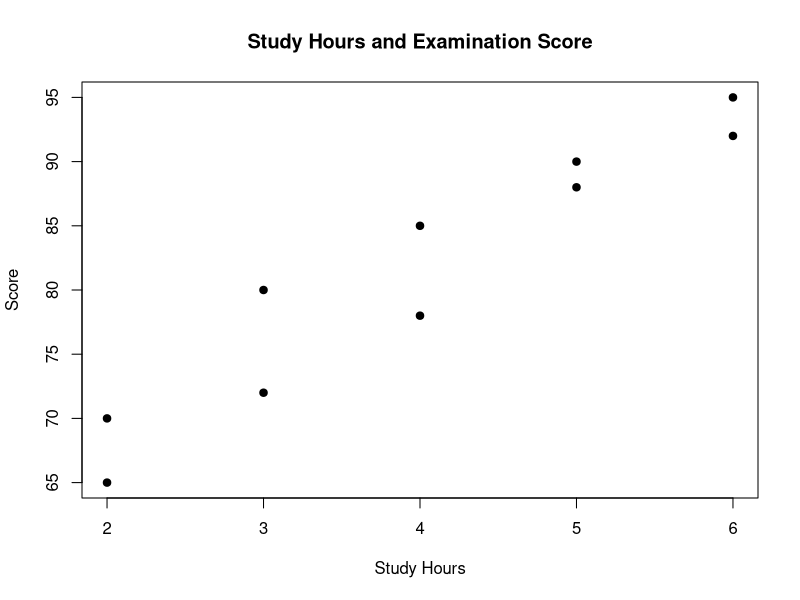
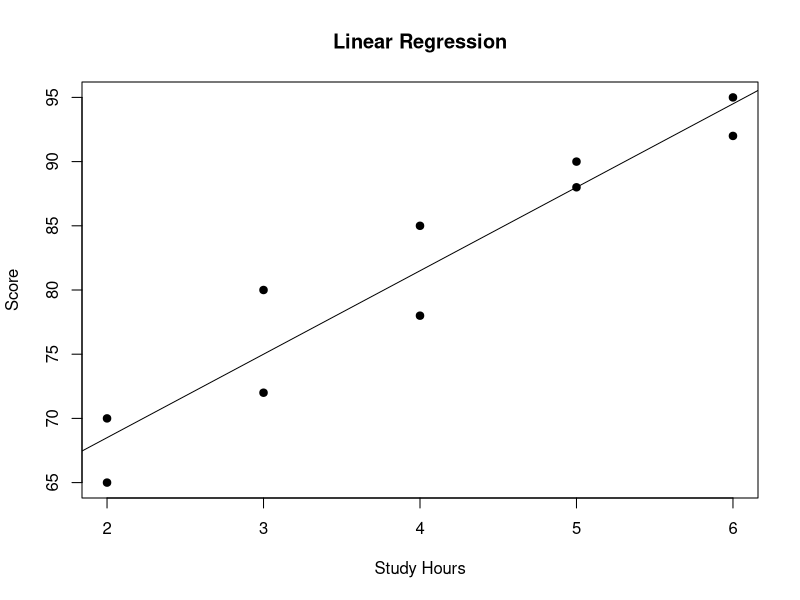
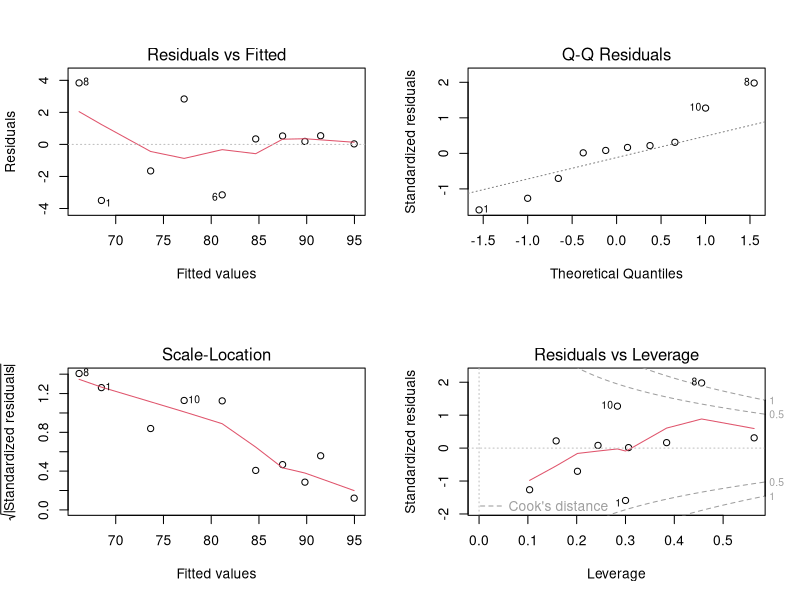
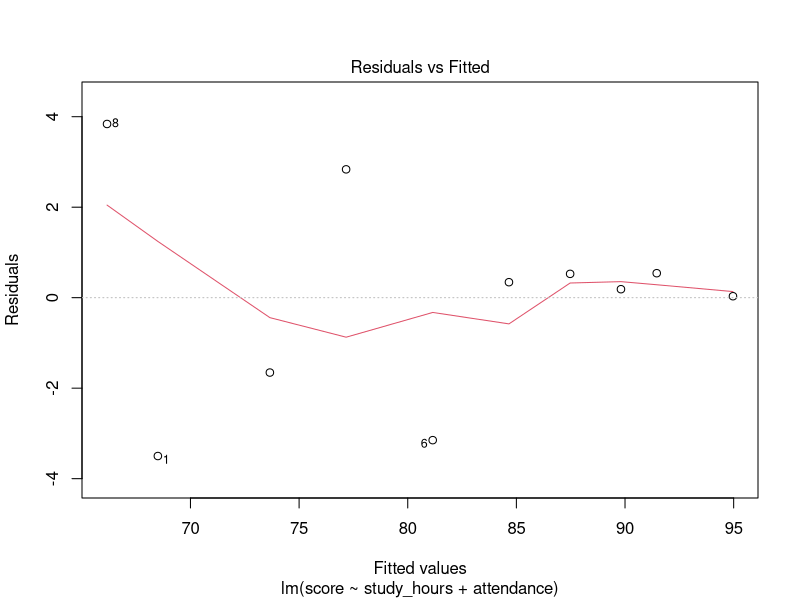
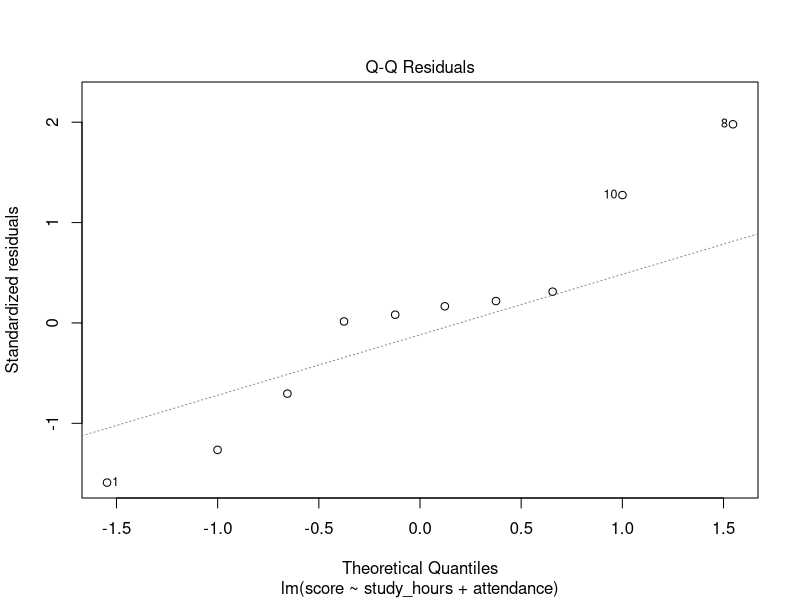
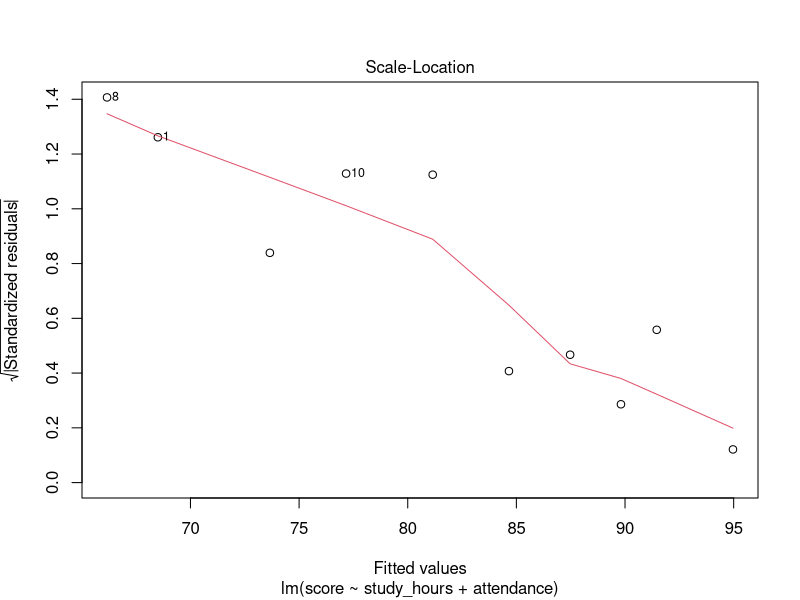
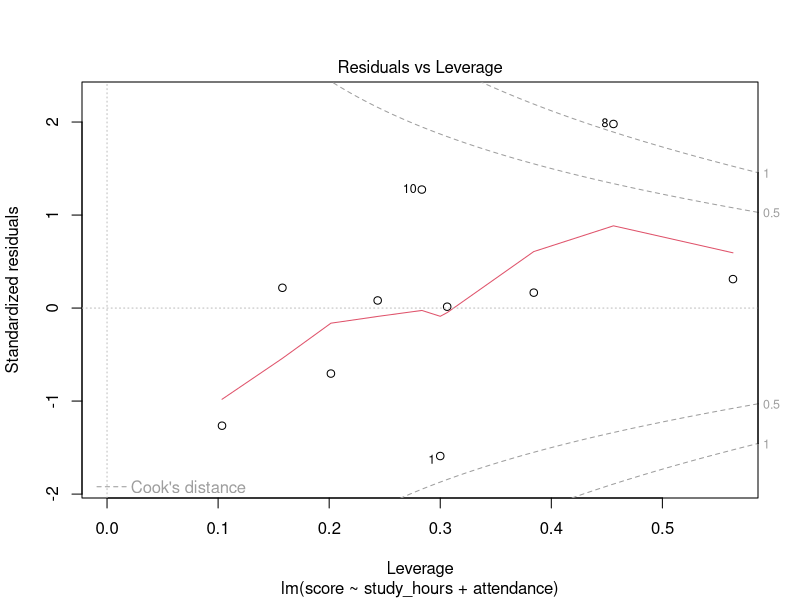
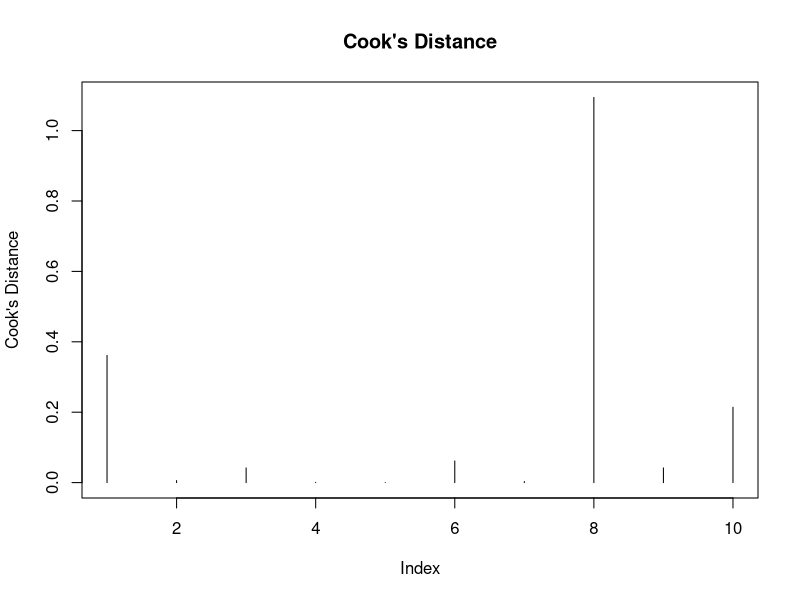

Reproduce these figures in R, in order.
# Linear Regression
# This script demonstrates simple and multiple linear
# regression using R.


# --------------------------------------------------
# 1. Create a sample dataset
# --------------------------------------------------

students <- data.frame(
  name = c(
    "Ali", "Siti", "John", "Mei", "Maria",
    "Adam", "Sara", "David", "Aina", "Daniel"
  ),
  study_hours = c(2, 4, 3, 5, 6, 4, 5, 2, 6, 3),
  attendance = c(70, 85, 75, 90, 95, 82, 88, 68, 92, 78),
  score = c(65, 85, 72, 90, 95, 78, 88, 70, 92, 80)
)

students


# --------------------------------------------------
# 2. Explore the relationship
# --------------------------------------------------

plot(
  students$study_hours,
  students$score,
  main = "Study Hours and Examination Score",
  xlab = "Study Hours",
  ylab = "Score",
  pch = 19
)


# --------------------------------------------------
# 3. Simple linear regression
# --------------------------------------------------

# Research question:
# Does study time predict examination score?
#
# Model:
#
# score = beta0 + beta1(study_hours) + error

simple_model <- lm(
  score ~ study_hours,
  data = students
)

simple_model


# --------------------------------------------------
# 4. Regression summary
# --------------------------------------------------

summary(simple_model)


# --------------------------------------------------
# 5. Regression coefficients
# --------------------------------------------------

coef(simple_model)

# Intercept

coef(simple_model)[1]

# Slope for study_hours

coef(simple_model)[2]


# --------------------------------------------------
# 6. Confidence intervals for coefficients
# --------------------------------------------------

confint(
  simple_model
)


# --------------------------------------------------
# 7. Add regression line
# --------------------------------------------------

plot(
  students$study_hours,
  students$score,
  main = "Linear Regression",
  xlab = "Study Hours",
  ylab = "Score",
  pch = 19
)

abline(
  simple_model
)


# --------------------------------------------------
# 8. Fitted values and residuals
# --------------------------------------------------

students$fitted_values <- fitted(
  simple_model
)

students$residuals <- residuals(
  simple_model
)

students


# --------------------------------------------------
# 9. Prediction
# --------------------------------------------------

# Predict examination score for a student
# who studies for 5 hours.

new_student <- data.frame(
  study_hours = 5
)

predict(
  simple_model,
  newdata = new_student
)


# Prediction interval

predict(
  simple_model,
  newdata = new_student,
  interval = "prediction"
)


# Confidence interval for the mean response

predict(
  simple_model,
  newdata = new_student,
  interval = "confidence"
)


# --------------------------------------------------
# 10. Multiple linear regression
# --------------------------------------------------

# Add attendance as another predictor.
#
# Model:
#
# score =
# beta0
# + beta1(study_hours)
# + beta2(attendance)
# + error

multiple_model <- lm(
  score ~ study_hours + attendance,
  data = students
)

summary(
  multiple_model
)


# --------------------------------------------------
# 11. Interpret regression coefficients
# --------------------------------------------------

# The coefficient for study_hours represents
# the expected change in score for a one-unit
# increase in study_hours, holding attendance
# constant.
#
# The coefficient for attendance represents
# the expected change in score for a one-unit
# increase in attendance, holding study_hours
# constant.


# --------------------------------------------------
# 12. R-squared
# --------------------------------------------------

summary(simple_model)$r.squared

summary(multiple_model)$r.squared


# Adjusted R-squared

summary(simple_model)$adj.r.squared

summary(multiple_model)$adj.r.squared


# --------------------------------------------------
# 13. Compare simple and multiple models
# --------------------------------------------------

anova(
  simple_model,
  multiple_model
)


# --------------------------------------------------
# 14. Model diagnostics
# --------------------------------------------------

# Four standard diagnostic plots

par(
  mfrow = c(2, 2)
)

plot(
  multiple_model
)

par(
  mfrow = c(1, 1)
)


# --------------------------------------------------
# 15. Residuals vs fitted values
# --------------------------------------------------

plot(
  multiple_model,
  which = 1
)


# --------------------------------------------------
# 16. Normal Q-Q plot
# --------------------------------------------------

plot(
  multiple_model,
  which = 2
)


# --------------------------------------------------
# 17. Scale-location plot
# --------------------------------------------------

plot(
  multiple_model,
  which = 3
)


# --------------------------------------------------
# 18. Residuals vs leverage
# --------------------------------------------------

plot(
  multiple_model,
  which = 5
)


# --------------------------------------------------
# 19. Formal tests for assumptions
# --------------------------------------------------

# Normality of residuals

shapiro.test(
  residuals(multiple_model)
)


# --------------------------------------------------
# 20. Heteroscedasticity
# --------------------------------------------------

# The lmtest package provides the Breusch-Pagan test.
#
# Install once if necessary:
# install.packages("lmtest")

library(lmtest)

bptest(
  multiple_model
)


# --------------------------------------------------
# 21. Multicollinearity
# --------------------------------------------------

# The car package provides the VIF function.
#
# Install once if necessary:
# install.packages("car")

library(car)

vif(
  multiple_model
)


# --------------------------------------------------
# 22. Influential observations
# --------------------------------------------------

# Cook's distance

cooks_distance <- cooks.distance(
  multiple_model
)

cooks_distance


plot(
  cooks_distance,
  type = "h",
  main = "Cook's Distance",
  ylab = "Cook's Distance"
)


# --------------------------------------------------
# 23. Statistical interpretation
# --------------------------------------------------

# Linear regression can be used to:
#
# - Quantify relationships between variables
# - Estimate regression coefficients
# - Test whether predictors are associated with
#   the response variable
# - Estimate expected outcomes
# - Generate predictions
#
# Important outputs include:
#
# Coefficients
# → Estimated effects of predictors
#
# Standard errors
# → Uncertainty of coefficient estimates
#
# t-statistics and p-values
# → Evidence against coefficient = 0
#
# Confidence intervals
# → Uncertainty around coefficient estimates
#
# R-squared
# → Proportion of sample variation explained
#   by the model
#
# Adjusted R-squared
# → R-squared adjusted for the number of predictors


# --------------------------------------------------
# 24. Important assumptions
# --------------------------------------------------

# Common linear regression assumptions include:
#
# 1. Linearity
# 2. Independence of observations
# 3. Homoscedasticity
# 4. Appropriate residual distribution for inference
# 5. No highly influential observations
#
# In multiple regression, multicollinearity should
# also be examined.


# --------------------------------------------------
# 25. Statistical interpretation
# --------------------------------------------------

# Example:
#
# "After controlling for attendance, study hours
# were associated with examination score.
# The estimated regression coefficient was ...
# with a 95% confidence interval of [..., ...]."
#
# The actual coefficient, confidence interval,
# p-value, and R-squared should be reported
# based on the fitted model.


# Key idea:
# Linear regression is not simply about fitting
# a straight line.
#
# A proper regression analysis involves:
#
# Research question
#       ↓
# Model specification
#       ↓
# Estimate coefficients
#       ↓
# Assess uncertainty
#       ↓
# Check assumptions
#       ↓
# Assess model adequacy
#       ↓
# Interpret coefficients
#       ↓
# Make predictions when appropriate
